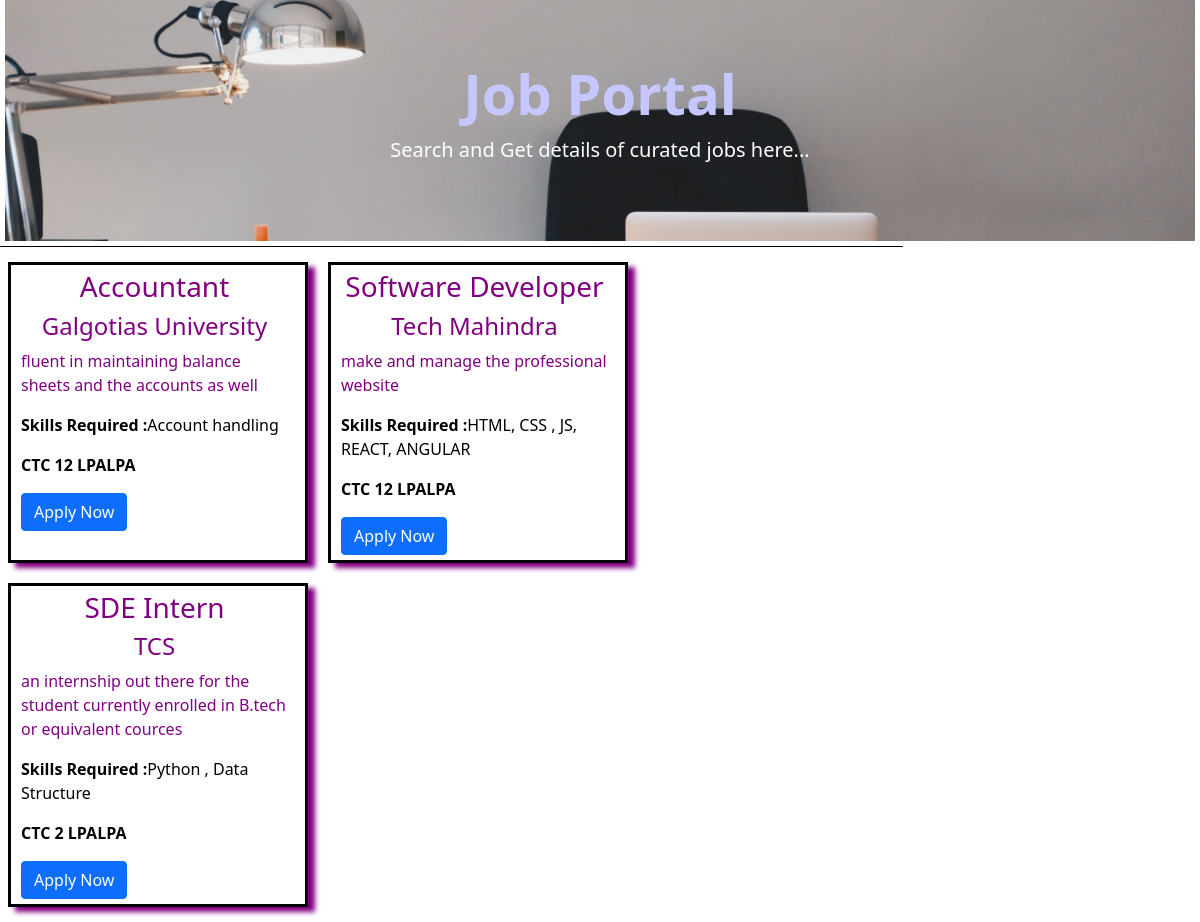
/career.php, run on the app's committed database.
### tables this page shows
CREATE TABLE `jobs` (
  `id` int(10) NOT NULL,
  `cname` varchar(255) NOT NULL,
  `position` varchar(255) NOT NULL,
  `skills` text NOT NULL,
  `CTC` varchar(255) NOT NULL,
  `JDesc` text NOT NULL
);

### career.php (the view, shortened to what this page needs)
<?php include 'config.php'; ?>
<!DOCTYPE html>
<html lang="en">
<head>
    <link href="https://cdn.jsdelivr.net/npm/bootstrap@5.1.3/dist/css/bootstrap.min.css" rel="stylesheet">
    <link href="style/style.css" rel="stylesheet">
</head>
<div class="header">
    <div class="jumbotron jumbotron-fluid">
        <div class="container">
            <h1 class="display-4" style="color: #c7c7ff; font-weight: bold;">Job Portal</h1>
            <p class="lead">Search and Get details of curated jobs here...</p>
        </div>
    </div>
</div>
<body style="margin-left: 5px; margin-right: 5px;">
    <div class="row" style=" margin-top:5px; width: 900px; box-sizing: content-box; border-top: 1px solid black; padding: 5px; color:purple; ">
        <?php
        $Result = mysqli_query($conn, "SELECT `cname`, `position`, `JDesc`, `skills`, `CTC` FROM `jobs`");
        if ($Result->num_rows > 0) {
            while ($row = $Result->fetch_assoc()) {
                echo '
                <div class="col-md-4" style="margin: 10px;padding-left: 5px; box-shadow: 7px 5px 5px purple; border: 3px solid black;">
                <div class="jobs" style="border: 2px black; padding: 5px; ">
                <h3 style="text-align: center;">' . $row['position'] . '</h3>
                <h4 style="text-align: center;">' . $row['cname'] . '</h4>
                <p style="color: black text-align: justify;">' . $row['JDesc'] . '</p>
                <p style="color: black;"><b>Skills Required :</b>' . $row['skills'] . '</p>
                <p style="color: black;"><b>CTC ' . $row['CTC'] . 'LPA</b></p>
                <button class="btn btn-primary" type="button" data-bs-toggle="modal" data-bs-target="#exampleModal" aria-expanded="false" aria-controls="exampleModal">
                Apply Now
                </button>
                </div>
                </div>';
            }
        }
        ?>
    </div>
</body>
</html>

### career.php (style rules this page uses)
.header { padding: 60px; text-align: center; background-image: url('images/background.jpg'); background-size: cover; background-position: center; color: white; font-size: 50px; }

### data on the page
jobs: position "Accountant", cname "Galgotias University", JDesc "fluent in maintaining balance sheets and the accounts as well", skills "Account handling", CTC "12 LPA"
jobs: position "Software Developer", cname "Tech Mahindra", JDesc "make and manage the professional website", skills "HTML, CSS , JS, REACT, ANGULAR", CTC "12 LPA"
jobs: position "SDE Intern", cname "TCS", JDesc "an internship out there for the student currently enrolled in B.tech or equivalent cources", skills "Python , Data Structure", CTC "2 LPA"
